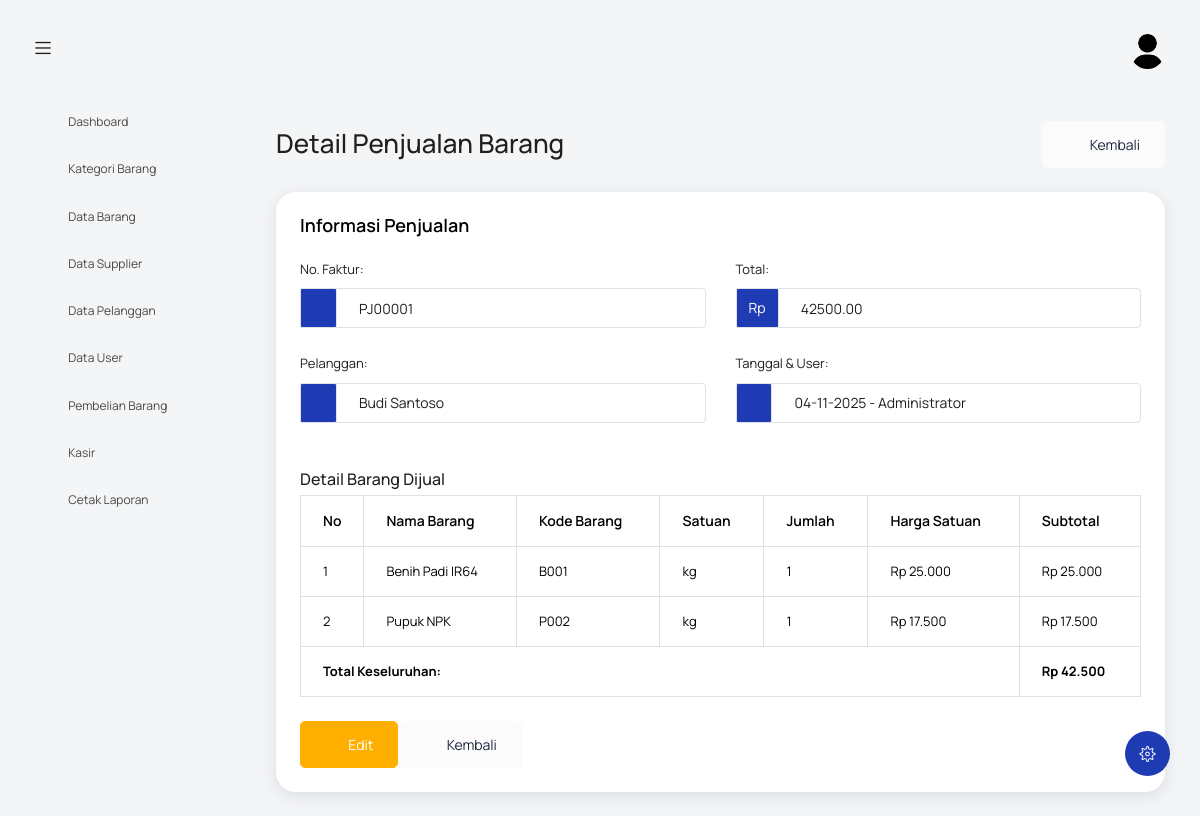
/index.php?controller=penjualanBarang&action=detail&id=1 (signed in), run on the app's committed database.
### tables this page shows
CREATE TABLE `penjualan` (
  `id_penjualan` int NOT NULL,
  `no_faktur` varchar(50) DEFAULT NULL,
  `tanggal` date DEFAULT (curdate()),
  `id_pelanggan` int DEFAULT NULL,
  `total` decimal(15,2) DEFAULT '0.00',
  `id_user` int DEFAULT NULL
);

CREATE TABLE `pelanggan` (
  `id_pelanggan` int NOT NULL,
  `nama_pelanggan` varchar(150) DEFAULT NULL,
  `alamat` text,
  `no_hp` varchar(20) DEFAULT NULL
);

CREATE TABLE `users` (
  `id_user` int NOT NULL,
  `username` varchar(50) NOT NULL,
  `password` varchar(255) NOT NULL,
  `nama_lengkap` varchar(100) DEFAULT NULL,
  `role` enum('admin','kasir','owner') DEFAULT 'kasir',
  `created_at` timestamp NULL DEFAULT CURRENT_TIMESTAMP
);

CREATE TABLE `detail_penjualan` (
  `id_detail` int NOT NULL,
  `id_penjualan` int DEFAULT NULL,
  `id_barang` int DEFAULT NULL,
  `jumlah` int DEFAULT NULL,
  `harga_satuan` decimal(15,2) DEFAULT NULL,
  `subtotal` decimal(15,2) DEFAULT NULL
);

CREATE TABLE `barang` (
  `id_barang` int NOT NULL,
  `id_kategori` int DEFAULT NULL,
  `kode_barang` varchar(30) DEFAULT NULL,
  `nama_barang` varchar(150) NOT NULL,
  `satuan` varchar(50) DEFAULT NULL,
  `harga_beli` decimal(15,2) DEFAULT NULL,
  `harga_jual` decimal(15,2) DEFAULT NULL,
  `stok` int DEFAULT '0'
);

### controllers/PenjualanBarangController.php (called while the page is built, shortened)
<?php
require_once 'models/PenjualanBarangModel.php';
class PenjualanBarangController {
    private $model;
    public function __construct() {
        $this->model = new PenjualanBarangModel();
    }
    public function detail() {
        $id = $_GET['id'] ?? 0;
        $penjualan = $this->model->getById($id);
        $detail_penjualan = $this->model->getDetailByPenjualanId($id);
        include 'views/penjualan/detail.php';
    }
}
?>

### models/PenjualanBarangModel.php (called while the page is built, shortened)
<?php
require_once 'config/koneksi.php';
class PenjualanBarangModel {
    private $conn;
    private $table_penjualan = 'penjualan';
    private $table_detail_penjualan = 'detail_penjualan';
    private $table_barang = 'barang';
    private $table_pelanggan = 'pelanggan';
    public function __construct() {
        $database = new Database();
        $this->conn = $database->getConnection();
    }
    public function getById($id) {
        $query = "SELECT p.*, pl.nama_pelanggan, u.nama_lengkap as nama_user
                  FROM " . $this->table_penjualan . " p
                  LEFT JOIN " . $this->table_pelanggan . " pl ON p.id_pelanggan = pl.id_pelanggan
                  LEFT JOIN users u ON p.id_user = u.id_user
                  WHERE p.id_penjualan = ? LIMIT 0,1";
        $stmt = $this->conn->prepare($query);
        $stmt->bindParam(1, $id);
        $stmt->execute();
        return $stmt->fetch(PDO::FETCH_ASSOC);
    }
    public function getDetailByPenjualanId($id_penjualan) {
        $query = "SELECT dp.id_detail, dp.id_penjualan, dp.id_barang, dp.jumlah, dp.harga_satuan, dp.subtotal,
                         b.nama_barang, b.kode_barang, b.satuan
                  FROM " . $this->table_detail_penjualan . " dp
                  JOIN " . $this->table_barang . " b ON dp.id_barang = b.id_barang
                  WHERE dp.id_penjualan = ?";
        $stmt = $this->conn->prepare($query);
        $stmt->bindParam(1, $id_penjualan);
        $stmt->execute();
        return $stmt->fetchAll(PDO::FETCH_ASSOC);
    }
}
?>

### config/koneksi.php (called while the page is built, shortened)
<?php
class Database {
    private $host = "localhost";
    private $username = "root";
    private $password = "";
    private $database = "agro_tani";
    public function getConnection() {
        $this->conn = null;
        try {
            $this->conn = new PDO("mysql:host=" . $this->host . ";dbname=" . $this->database, $this->username, $this->password);
            $this->conn->exec("set names utf8");
            $this->conn->setAttribute(PDO::ATTR_ERRMODE, PDO::ERRMODE_EXCEPTION);
            $this->conn->setAttribute(PDO::ATTR_DEFAULT_FETCH_MODE, PDO::FETCH_ASSOC);
        } catch(PDOException $exception) {
            error_log("Database connection error: " . $exception->getMessage());
            echo "Koneksi database gagal: " . $exception->getMessage();
        }
        return $this->conn;
    }
}
?>

### views/penjualan/detail.php (the view, shortened to what this page needs)
<?php include('template/header.php'); ?>
<body>
  <div class="container-scroller">
    <?php include 'template/navbar.php'; ?>
    <div class="container-fluid page-body-wrapper">
      <?php include 'template/setting_panel.php'; ?>
      <?php include 'template/sidebar.php'; ?>
      <div class="main-panel">
        <div class="content-wrapper">
          <div class="row">
            <div class="col-sm-12">
              <div class="d-flex justify-content-between align-items-center mb-4">
                <div>
                  <h2 class="mb-1">Detail Penjualan Barang</h2>
                </div>
                <a href="index.php?controller=penjualanBarang&action=index" class="btn btn-light btn-icon-text">
                  <i class="mdi mdi-arrow-left btn-icon-prepend"></i> Kembali
                </a>
              </div>
            </div>
          </div>
          <div class="row">
            <div class="col-12">
              <div class="card">
                <div class="card-body">
                  <h4 class="card-title mb-4">Informasi Penjualan</h4>
                  <div class="row">
                    <div class="col-md-6">
                      <div class="form-group">
                        <label>No. Faktur:</label>
                        <div class="input-group">
                          <div class="input-group-prepend">
                            <span class="input-group-text bg-primary text-white" style="height: 40px; display: flex; align-items: center; font-size: 14px;"><i class="mdi mdi-receipt"></i></span>
                          </div>
                          <input type="text"
                                 class="form-control"
                                 style="height: 40px;"
                                 value="<?php echo htmlspecialchars($penjualan['no_faktur']); ?>"
                                 readonly>
                        </div>
                      </div>
                      <div class="form-group">
                        <label>Pelanggan:</label>
                        <div class="input-group">
                          <div class="input-group-prepend">
                            <span class="input-group-text bg-primary text-white" style="height: 40px; display: flex; align-items: center; font-size: 14px;"><i class="mdi mdi-account-multiple"></i></span>
                          </div>
                          <input type="text"
                                 class="form-control"
                                 style="height: 40px;"
                                 value="<?php echo htmlspecialchars($penjualan['nama_pelanggan']); ?>"
                                 readonly>
                        </div>
                      </div>
                    </div>
                    <div class="col-md-6">
                      <div class="form-group">
                        <label>Total:</label>
                        <div class="input-group">
                          <div class="input-group-prepend">
                            <span class="input-group-text bg-primary text-white" style="height: 40px; display: flex; align-items: center; font-size: 14px;">Rp</span>
                          </div>
                          <input type="number"
                                 class="form-control"
                                 style="height: 40px;"
                                 value="<?php echo $penjualan['total']; ?>"
                                 readonly>
                        </div>
                      </div>
                      <div class="form-group">
                        <label>Tanggal & User:</label>
                        <div class="input-group">
                          <div class="input-group-prepend">
                            <span class="input-group-text bg-primary text-white" style="height: 40px; display: flex; align-items: center; font-size: 14px;"><i class="mdi mdi-calendar"></i></span>
                          </div>
                          <input type="text"
                                 class="form-control"
                                 style="height: 40px;"
                                 value="<?php echo date('d-m-Y', strtotime($penjualan['tanggal'])) . ' - ' . htmlspecialchars($penjualan['nama_user']); ?>"
                                 readonly>
                        </div>
                      </div>
                    </div>
                  </div>
                  <div class="row mt-4">
                    <div class="col-12">
                      <h5>Detail Barang Dijual</h5>
                      <div class="table-responsive">
                        <table class="table table-bordered">
                          <thead class="thead-light">
                            <tr>
                              <th width="5%">No</th>
                              <th>Nama Barang</th>
                              <th>Kode Barang</th>
                              <th>Satuan</th>
                              <th>Jumlah</th>
                              <th>Harga Satuan</th>
                              <th>Subtotal</th>
                            </tr>
                          </thead>
                          <tbody>
                            <?php if (!empty($detail_penjualan)): ?>
                              <?php $no = 1; foreach ($detail_penjualan as $item): ?>
                                <tr>
                                  <td><?php echo $no++; ?></td>
                                  <td><?php echo htmlspecialchars($item['nama_barang']); ?></td>
                                  <td><?php echo htmlspecialchars($item['kode_barang']); ?></td>
                                  <td><?php echo htmlspecialchars($item['satuan']); ?></td>
                                  <td><?php echo $item['jumlah']; ?></td>
                                  <td>Rp <?php echo number_format($item['harga_satuan'], 0, ',', '.'); ?></td>
                                  <td>Rp <?php echo number_format($item['subtotal'], 0, ',', '.'); ?></td>
                                </tr>
                              <?php endforeach; ?>
                            <?php else: ?>
                              <tr>
                                <td colspan="7" class="text-center py-3">Tidak ada detail barang</td>
                              </tr>
                            <?php endif; ?>
                          </tbody>
                          <tfoot>
                            <tr>
                              <td colspan="6" class="text-right"><strong>Total Keseluruhan:</strong></td>
                              <td><strong>Rp <?php echo number_format($penjualan['total'], 0, ',', '.'); ?></strong></td>
                            </tr>
                          </tfoot>
                        </table>
                      </div>
                    </div>
                  </div>
                  <div class="row mt-4">
                    <div class="col-12">
                      <div class="d-flex">
                        <?php if ($_SESSION['role'] === 'admin'): ?>
                          <a href="index.php?controller=penjualanBarang&action=edit&id=<?php echo $penjualan['id_penjualan']; ?>" class="btn btn-warning btn-icon-text mr-2">
                            <i class="mdi mdi-file-edit btn-icon-prepend"></i> Edit
                          </a>
                        <?php endif; ?>
                        <a href="index.php?controller=penjualanBarang&action=index" class="btn btn-light btn-icon-text">
                          <i class="mdi mdi-close btn-icon-prepend"></i> Kembali
                        </a>
                      </div>
                    </div>
                  </div>
                </div>
              </div>
            </div>
          </div>
        </div>
      </div>
    </div>
  </div>
</body>
</html>

### data on the page
penjualan: no_faktur "PJ00001", id_pelanggan.nama_pelanggan "Budi Santoso", total "42500.00", tanggal+id_user "04-11-2025 - Administrator", total "42.500"
detail_penjualan: id_barang.nama_barang "Benih Padi IR64", id_barang.kode_barang "B001", id_barang.satuan "kg", jumlah "1", harga_satuan "25.000", subtotal "25.000"
detail_penjualan: id_barang.nama_barang "Pupuk NPK", id_barang.kode_barang "P002", id_barang.satuan "kg", jumlah "1", harga_satuan "17.500", subtotal "17.500"
